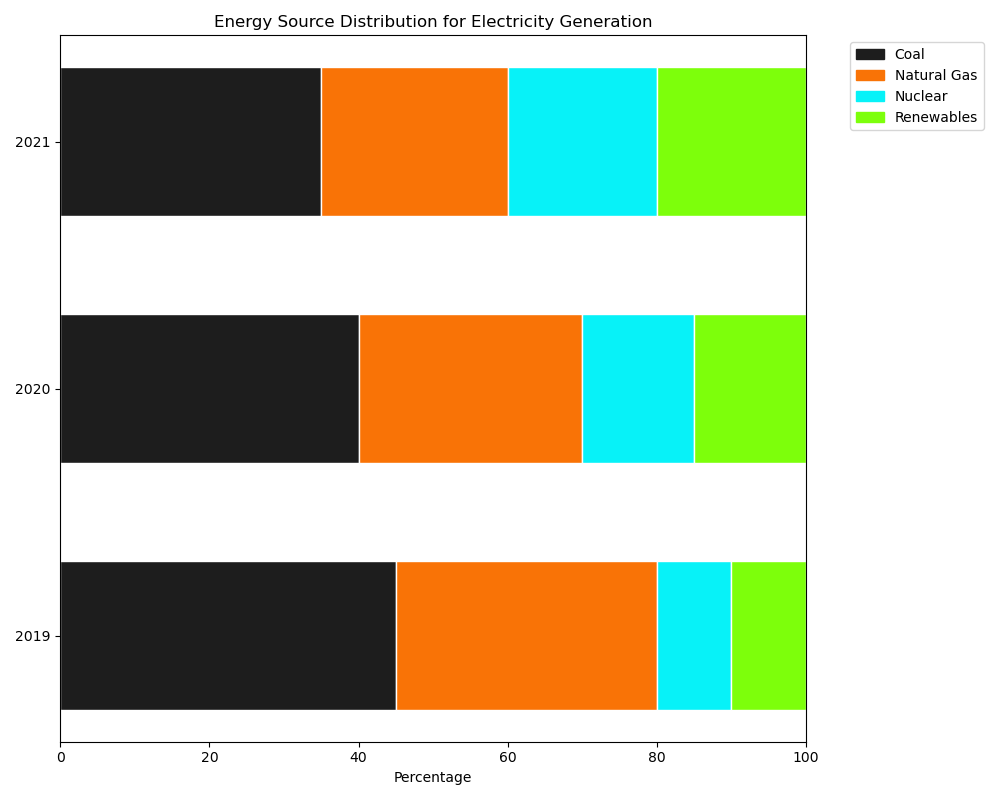

This figure's Python source:

import matplotlib.pyplot as plt

# Data
years = ['2019', '2020', '2021']
energy_sources = {
    'Coal': [45, 40, 35],
    'Natural Gas': [35, 30, 25],
    'Nuclear': [10, 15, 20],
    'Renewables': [10, 15, 20]
}

# Normalize the data to sum to 100% for each year
totals = [sum(values) for values in zip(*energy_sources.values())]
data_percentage = {source: [value / total * 100 for value, total in zip(values, totals)]
                   for source, values in energy_sources.items()}

# Set up the colors for each energy source
colors = {
    'Coal': '#1d1d1d',
    'Natural Gas': '#f97306',
    'Nuclear': '#07f2f8',
    'Renewables': '#7dff0b'
}

# Setup the bars
prev_values = [0] * len(years)
fig, ax = plt.subplots(figsize=(10, 8))  # Change the figure size here

for energy, values in data_percentage.items():
    ax.barh(
        years,  # Make it horizontal
        values,
        left=prev_values,  # Stack the bars
        color=colors[energy],
        edgecolor='white',
        height=0.6  # Adjust the height of the bars
    )
    prev_values = [pv + v for pv, v in zip(prev_values, values)]

# Customizing the chart
ax.set_xlabel('Percentage')
ax.set_title('Energy Source Distribution for Electricity Generation')
ax.set_xlim(0, 100)  # Ensure the x-axis range from 0 to 100%

# Add the legend
energy_patches = [plt.Rectangle((0, 0), 1, 1, color=colors[energy]) for energy in energy_sources]
ax.legend(energy_patches, energy_sources.keys(), bbox_to_anchor=(1.05, 1), loc='upper left')

plt.tight_layout()
plt.show()
